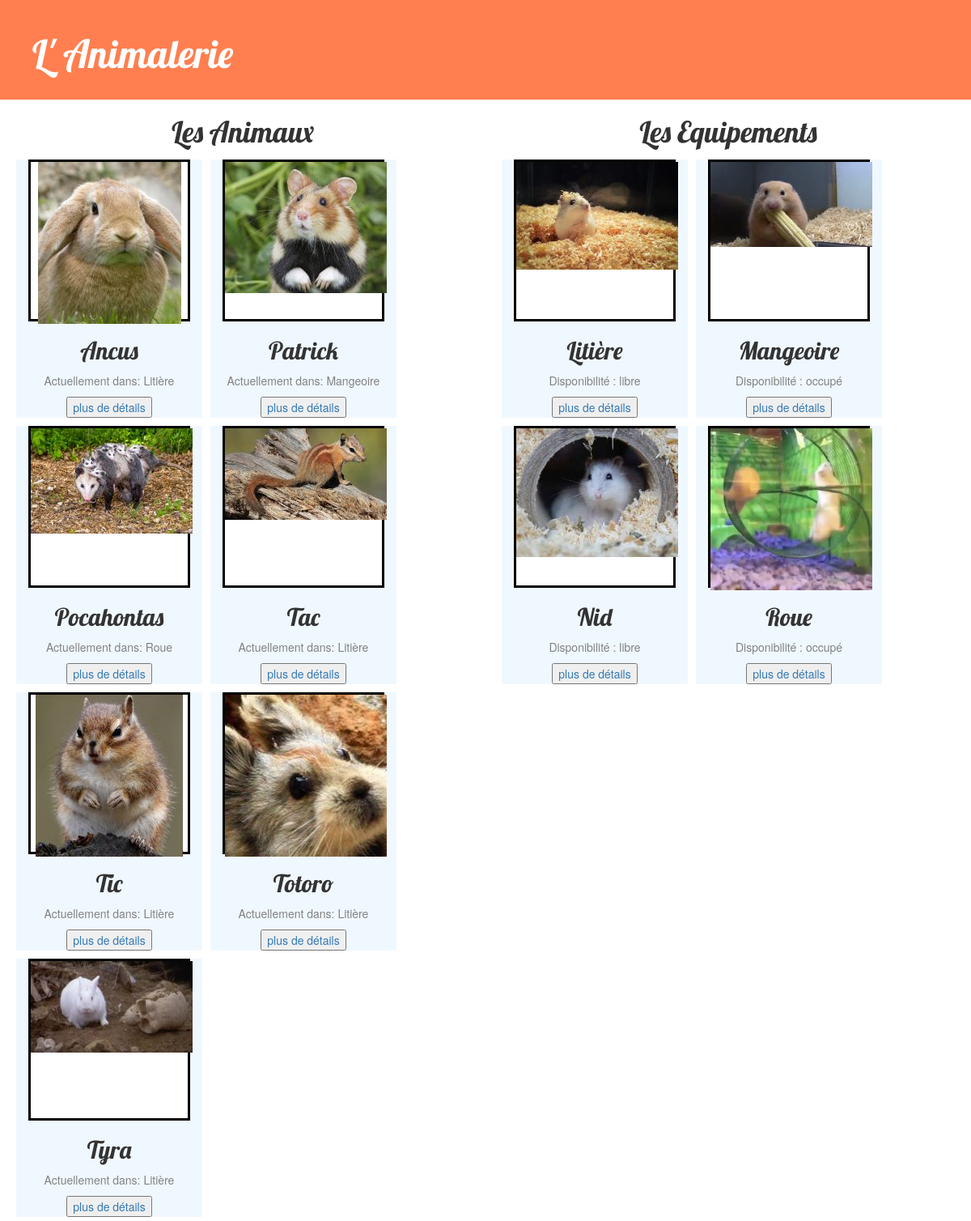
The page / on the database its author committed.
### animalerie/models.py (models this page shows, shortened)
class Animal(models.Model):
    id_animal = models.CharField(max_length=20, primary_key=True)
    etat = models.CharField(max_length=20)
    type = models.CharField(max_length=20)
    race = models.CharField(max_length=20)
    photo = models.CharField(max_length=200)
    lieu = models.ForeignKey(Equipement, on_delete=models.CASCADE)
    date = models.DateTimeField(blank=True, null=True)

class Equipement(models.Model):
    id_equip = models.CharField(max_length=20, primary_key=True)
    disponibilite = models.CharField(max_length=20)
    photo = models.CharField(max_length=200)
    def __str__(self):
        return self.id_equip

### animalerie/views.py (the view)
# urls.py: path("", views.list_accueil, name="accueil"),
def list_accueil(request):
    equipements = Equipement.objects.order_by("id_equip")
    animals = Animal.objects.order_by("id_animal")
    return render(
        request,
        "animalerie/accueil.html",
        {"equipements": equipements, "animals": animals},
    )

### animalerie/templates/animalerie/accueil.html
{% extends 'animalerie/base.html' %}
{% load static %}
{% block 1 %}
<div class="col-sm-6">
    <h1 class="soustitres">Les Animaux</h1>
    {% for animal in animals %}
    <div class="animal col-sm-4">
        <div class="photo">
            <img class="picture" src={% static animal.photo %}>
        </div>
        <h2>{{ animal.id_animal }}</h2>
        <p class="lieu">Actuellement dans: {{ animal.lieu }}</p>
        <button><a href="{% url 'animal_detail' pk=animal.pk %}">plus de détails</a></button>
    </div>
    {% endfor %}
</div>
{% endblock %}
{% block 2 %}
<div class="col-sm-6">
    <h1 class="soustitres">Les Equipements</h1>
    {% for equip in equipements %}
    <div class="equip col-sm-4">
        <div class="photo">
            <img class="picture" src={% static equip.photo %}>
        </div>
        <h2>{{ equip.id_equip}}</h2>
        <p class="dispo">Disponibilité : {{ equip.disponibilite }}</p>
        <button><a href="{% url 'equipment_detail' pk=equip.pk %}">plus de détails</a></button>
    </div>
    {% endfor %}
</div>
{% endblock %}

### animalerie/templates/animalerie/base.html (shortened to what this page needs)
{% load static %}
<html>
<head>
    <link rel="stylesheet" href="//maxcdn.bootstrapcdn.com/bootstrap/3.2.0/css/bootstrap.min.css">
    <link rel="stylesheet" href="//maxcdn.bootstrapcdn.com/bootstrap/3.2.0/css/bootstrap-theme.min.css">
    <link rel="stylesheet" href="{% static 'css/animalerie.css' %}">
</head>
<body>
    <div class="header">
        <h1><a href="/">L' Animalerie</a></h1>
    </div>
    <div class="content container">
        <div class="row">
            {% block 1 %}
            {% endblock %}
            {% block 2 %}
            {% endblock %}
        </div>
    </div>
</body>
</html>

### animalerie/static/css/animalerie.css (style rules this page uses)
.header { background-color: coral; margin-top: 0; padding: 20px 20px 20px 40px; }
.header h1, .header h1 a, .header h1 a:visited, .header h1 a:active { color: #ffffff; font-size: 36pt; text-decoration: none; }
.content { padding: auto; }
h1, h2, h3, h4 { font-family: 'Lobster', cursive; }
.dispo, .lieu { color: #828282; }
.soustitres { text-align: center; }
.animal, .equip { background-color: aliceblue; margin: 5px; width: 230px; text-align: center; }
.content { width: 100%; }
.photo { width: 200px; height: 200px; background-color: white; border-style: solid; border-color: black; }

### rows shown on the page
Animal: photo (picture), id_animal "Ancus", lieu "Litière"
Animal: photo (picture), id_animal "Patrick", lieu "Mangeoire"
Animal: photo (picture), id_animal "Pocahontas", lieu "Roue"
Animal: photo (picture), id_animal "Tac", lieu "Litière"
Animal: photo (picture), id_animal "Tic", lieu "Litière"
Animal: photo (picture), id_animal "Totoro", lieu "Litière"
Animal: photo (picture), id_animal "Tyra", lieu "Litière"
Equipement: photo (picture), id_equip "Litière", disponibilite "libre"
Equipement: photo (picture), id_equip "Mangeoire", disponibilite "occupé"
Equipement: photo (picture), id_equip "Nid", disponibilite "libre"
Equipement: photo (picture), id_equip "Roue", disponibilite "occupé"
